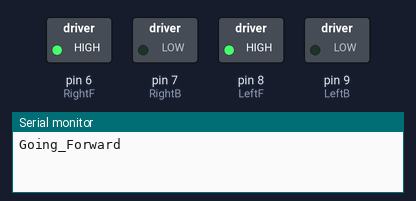
Simulated run of this sketch. Board: Arduino Uno, built with avr-gcc and run on an emulated ATmega328P. On the bench: switched loads named in the sketch (green lamp = pin HIGH), the last lines printed to the serial monitor.

Above: at 1.5 s.
At 4.5 s:
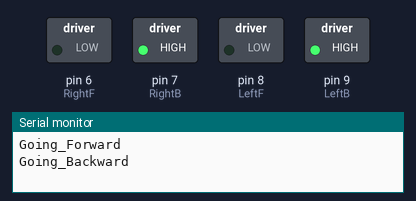
At 7.5 s:
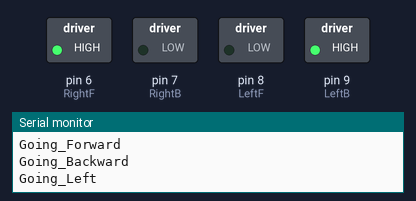
At 10.5 s:
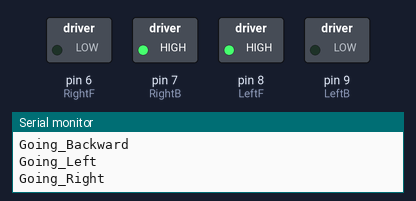
At 13.5 s:
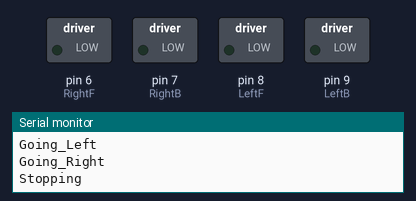
Timing chart, 0 to 19.5 s (numbered marks = the images above):
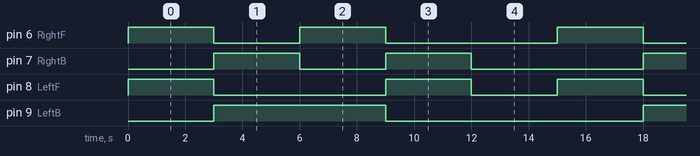

The sketch:

RC_CAR.ino
```cpp
//Define all the input pins of the motor driver
#define RightF 6
#define RightB 7
#define LeftF 8
#define LeftB 9


void setup() {
 //Set baud rate for serial communication
Serial.begin(9600);

//Set all the pin as OUTPUT
  pinMode(RightF,OUTPUT);
  pinMode(RightB,OUTPUT);
  pinMode(LeftF,OUTPUT);
  pinMode(LeftB,OUTPUT);
}

void loop() {
  //FORWARD
  Serial.println("Going_Forward");
  digitalWrite(RightF, HIGH);
  digitalWrite(RightB, LOW);
  digitalWrite(LeftF, HIGH);
  digitalWrite(LeftB, LOW);
   delay(3000);

  //BACKWARD
    Serial.println("Going_Backward");
    digitalWrite(RightF, LOW);
    digitalWrite(RightB, HIGH);
    digitalWrite(LeftF, LOW);
    digitalWrite(LeftB, HIGH);
    delay(3000);

  //LEFT TURN
    Serial.println("Going_Left");
    digitalWrite(RightF, HIGH);
    digitalWrite(RightB,LOW);
    digitalWrite(LeftF, LOW);
    digitalWrite(LeftB, HIGH);
    delay(3000);

  //RIGHT TURN
    Serial.println("Going_Right");
    digitalWrite(RightF, LOW);
    digitalWrite(RightB,HIGH);
    digitalWrite(LeftF, HIGH);
    digitalWrite(LeftB, LOW);
    delay(3000);

 //STOP
   Serial.println("Stopping");
   digitalWrite(RightF, LOW);
   digitalWrite(RightB, LOW);
   digitalWrite(LeftF, LOW);
   digitalWrite(LeftB, LOW);
   delay(3000);
}
```

Measured:
- by itself, pin 6 (RightF), pin 7 (RightB): repeats every 15.0 s: LOW 3.0 s, HIGH 3.0 s, LOW 6.0 s, HIGH 3.0 s
- by itself, pin 8 (LeftF): repeats every 15.0 s: LOW 6.0 s, HIGH 3.0 s, LOW 3.0 s, HIGH 3.0 s
- by itself, pin 9 (LeftB): alternates HIGH for 6.0 s and LOW for 9.0 s
